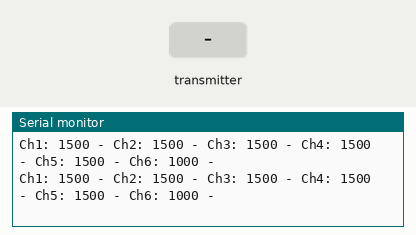
This sketch was run on a simulated Arduino Mega 2560, built with avr-gcc and run on an emulated ATmega2560. Shown: the last lines printed to the serial monitor. The test bench sets the inputs (shaded band).

Above: at 1.2 s.
1.3 s: the transmitter starts sending readChannel.1 = 1000
At 1.34 s:
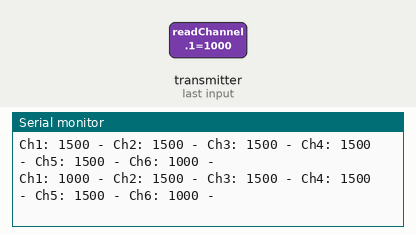
2.8 s: the transmitter starts sending readChannel.2 = 1000
At 2.84 s:
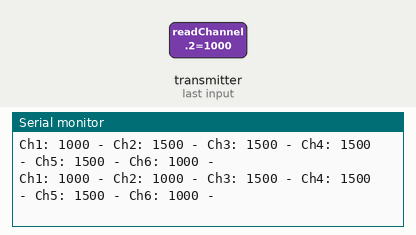
4.3 s: the transmitter starts sending readChannel.3 = 1000
At 4.33 s:
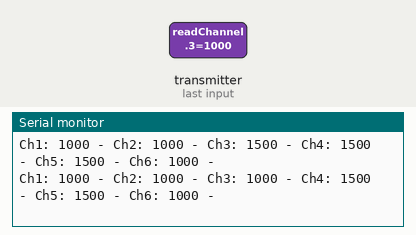
5.8 s: the transmitter starts sending readChannel.4 = 1000
At 5.83 s:
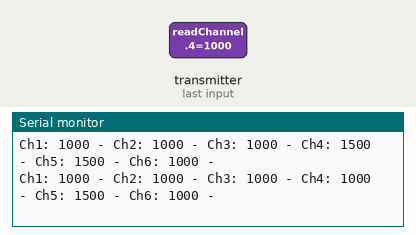
7.3 s: the transmitter starts sending readChannel.5 = 1000
At 7.32 s:
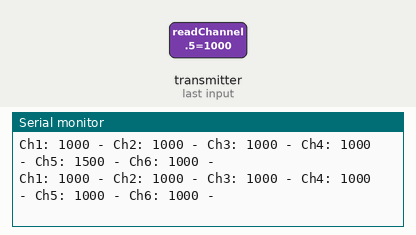
8.8 s: the transmitter starts sending readChannel.1 = 1250
At 8.82 s:
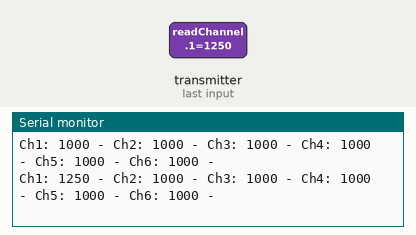
Timing chart, 0 to 11.8 s (numbered marks = the images above; inputs shaded):
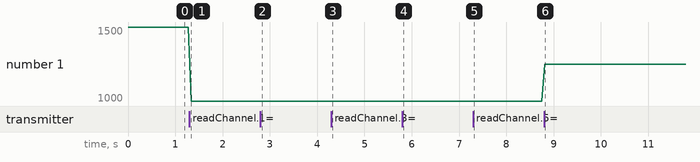

The sketch:

FlySky_iBus.ino
```cpp
#include <IBusBM.h>
IBusBM IBUS;

void setup() {
  Serial.begin(115200);
  IBUS.begin(Serial1, IBUSBM_NOTIMER);
}

void loop() {
  IBUS.loop();
  for (int i=1; i<7 ; i++) {
    Serial.print("Ch");
    Serial.print(i);
    Serial.print(": ");
    Serial.print(IBUS.readChannel(i));
    Serial.print(" - ");
  }
 Serial.println();
 delay(50);
}
```

Measured:
- after the input at 1.3 s, the serial monitor: prints a new line at once (image 1)
- after the input at 2.8 s, the serial monitor: prints a new line at once (image 2)
- after the input at 4.3 s, the serial monitor: prints a new line at once (image 3)
- after the input at 5.8 s, the serial monitor: prints a new line at once (image 4)
- after the input at 7.3 s, the serial monitor: prints a new line at once (image 5)
- after the input at 8.8 s, the serial monitor: prints a new line at once (image 6)
- plotted number 1: 1000 → 1250 after the input at 8.8 s
